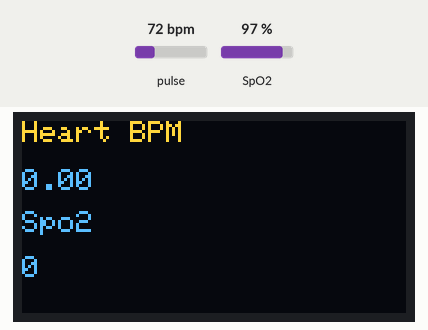
The sketch below on a simulated Arduino Uno, built with avr-gcc and run on an emulated ATmega328P. Parts: 128×64 one-colour display. Inputs (shaded band) come from the test bench; at power-on: pulse 72 bpm, SpO2 97 %. The OLED is the two-colour kind (top 16 rows yellow); what the sketch prints to the serial monitor is not drawn.

Above: at 1.4 s.
1.5 s: pulse set to 42 bpm
At 4.9 s:
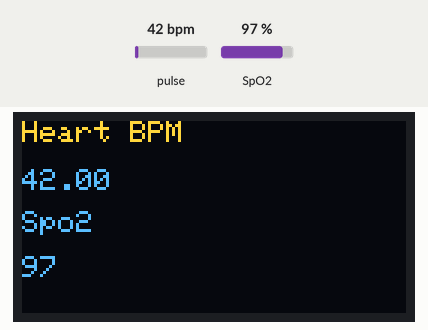
5.7 s: pulse set to 70 bpm
At 7.05 s:
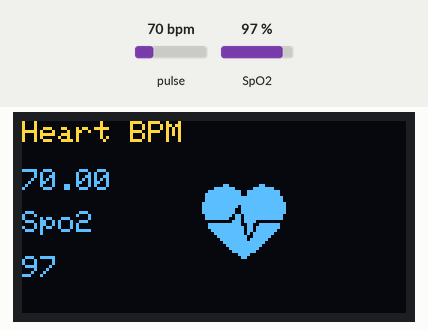
7.7 s: SpO2 set to 80 %
At 9.7 s:
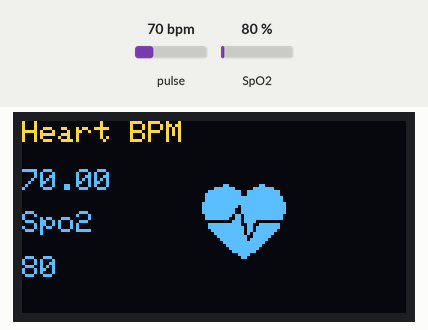
10.0 s: SpO2 set to 85 %
At 10.9 s:
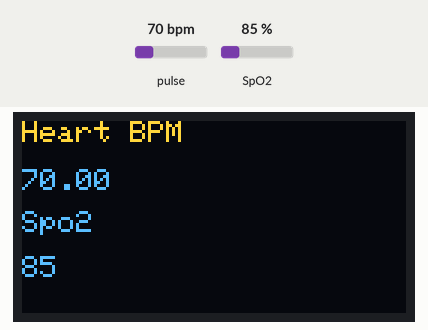
Timing chart, 0 to 13.0 s (numbered marks = the images above; inputs shaded):
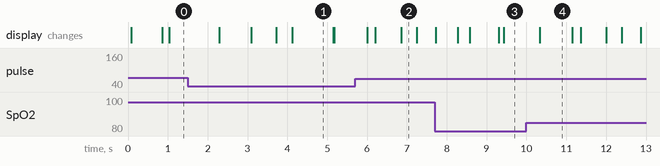

The sketch:

Max30100newsensor.ino
```cpp
#include "Wire.h"
#include "MAX30100_PulseOximeter.h"
#include "Adafruit_GFX.h"
#include "OakOLED.h"
#define Sec 1000
OakOLED oled;

PulseOximeter pox;

uint32_t tsLastReport = 0;

const unsigned char bitmap [] PROGMEM= {
0x00, 0x00, 0x00, 0x00, 0x01, 0x80, 0x18, 0x00, 0x0f, 0xe0, 0x7f, 0x00, 0x3f, 0xf9, 0xff, 0xc0, 0x7f, 0xf9, 0xff, 0xc0, 0x7f, 0xff, 0xff, 0xe0, 0x7f, 0xff, 0xff, 0xe0, 0xff, 0xff, 0xff, 0xf0, 0xff, 0xf7, 0xff, 0xf0, 0xff, 0xe7, 0xff, 0xf0, 0xff, 0xe7, 0xff, 0xf0, 0x7f, 0xdb, 0xff, 0xe0, 0x7f, 0x9b, 0xff, 0xe0, 0x00, 0x3b, 0xc0, 0x00, 0x3f, 0xf9, 0x9f, 0xc0, 0x3f, 0xfd, 0xbf, 0xc0, 0x1f, 0xfd, 0xbf, 0x80, 0x0f, 0xfd, 0x7f, 0x00, 0x07, 0xfe, 0x7e, 0x00, 0x03, 0xfe, 0xfc, 0x00, 0x01, 0xff, 0xf8, 0x00, 0x00, 0xff, 0xf0, 0x00, 0x00, 0x7f, 0xe0, 0x00, 0x00, 0x3f, 0xc0, 0x00, 0x00, 0x0f, 0x00, 0x00, 0x00, 0x06, 0x00, 0x00, 0x00, 0x00, 0x00, 0x00, 0x00, 0x00, 0x00, 0x00 };
void onBeat()
{
Serial.println("Beat!");
oled.drawBitmap( 60, 20, bitmap, 28, 28, 1);
oled.display();
}

void setup()
{
Serial.begin(9600);
oled.begin();
oled.clearDisplay();
oled.setTextSize(1);
oled.setTextColor(1);
oled.setCursor(0, 0);

oled.println("Initializing pulse oximeter..");
oled.display();
Serial.print("Initializing pulse oximeter..");

if (!pox.begin()) {
Serial.println("FAILED");
oled.clearDisplay();
oled.setTextSize(1);
oled.setTextColor(1);
oled.setCursor(0, 0);
oled.println("FAILED");
oled.display();
for(;;);
}
else {
oled.clearDisplay();
oled.setTextSize(1);
oled.setTextColor(1);
oled.setCursor(0, 0);
oled.println("SUCCESS");
oled.display();
Serial.println("SUCCESS");
}
pox.setOnBeatDetectedCallback(onBeat);
}

void loop()
{
pox.update();

if (millis() - tsLastReport > Sec) {
Serial.print("Heart BPM:");
Serial.print(pox.getHeartRate());
Serial.print("-----");
Serial.print("Oxygen Percent:");
Serial.print(pox.getSpO2());
Serial.println("\n");
oled.clearDisplay();
oled.setTextSize(1);
oled.setTextColor(1);
oled.setCursor(0,16);
oled.println(pox.getHeartRate());

oled.setTextSize(1);
oled.setTextColor(1);
oled.setCursor(0, 0);
oled.println("Heart BPM");

oled.setTextSize(1);
oled.setTextColor(1);
oled.setCursor(0, 30);
oled.println("Spo2");

oled.setTextSize(1);
oled.setTextColor(1);
oled.setCursor(0,45);
oled.println(pox.getSpO2());
oled.display();
tsLastReport = millis();
}
}
```

Measured:
- after the input at 7.7 s, the display: first differs from a run without the input after 0.57 s (image 3 shows a later state)
- after the input at 10.0 s, the display: changes after 0.33 s (image 4)
- what the display in image 1 shows lasts 1.0 s, from 4.1 s to 5.1 s
- what the display in image 4 shows lasts 0.9 s, from 10.3 s to 11.2 s
